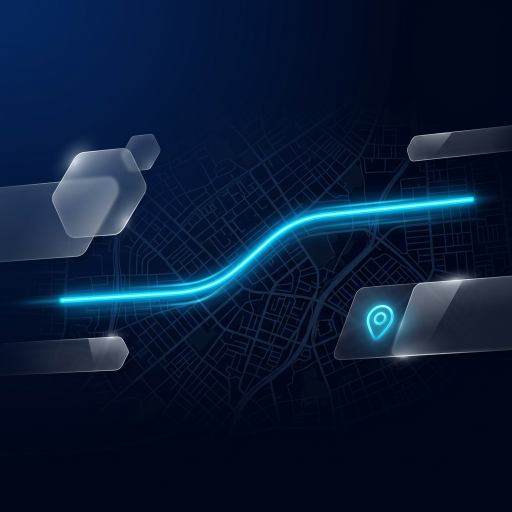
#> input picture store_assets/android/feature_graphic/feature_graphic.png, 1024 x 1024 px, found by its file name (shown at 1/2 size)
$ python fix_graphic.py
#> lines starting #> are read from the running program, lines starting #| are printed output that depends on the picture
from PIL import Image

# 1. Load the original background
bg = Image.open('store_assets/android/feature_graphic/feature_graphic.png').convert("RGBA")
bg_w, bg_h = bg.size
#> bg_w = 1024; bg_h = 1024

# 2. The Play Store strictly requires 1024x500
target_w, target_h = 1024, 500

# Resize if the width is not 1024, but maintain aspect ratio for the crop
if bg_w != target_w:
    ratio = target_w / bg_w
    new_h = int(bg_h * ratio)
    bg = bg.resize((target_w, new_h), Image.Resampling.LANCZOS)
    bg_w, bg_h = bg.size

# Crop the center 500 pixels vertically if it's too tall (like the 1024x1024 one)
if bg_h > target_h:
    top = (bg_h - target_h) // 2
#> top = 262
    bottom = top + target_h
#> bottom = 762
    bg = bg.crop((0, top, target_w, bottom))
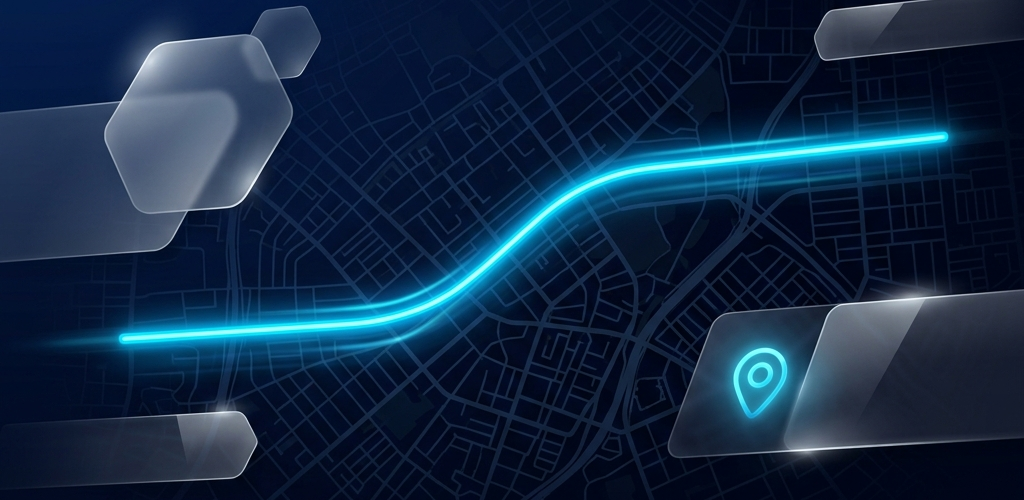
#> bg: PIL image 1024x500 RGBA; mean R, G, B, A 18.8, 41.9, 68.4, 255
elif bg_h < target_h:
    # If it's too short, we create a new 1024x500 canvas and paste it in the center
    new_bg = Image.new("RGBA", (target_w, target_h), (0,0,0,255))
    top = (target_h - bg_h) // 2
    new_bg.paste(bg, (0, top))
    bg = new_bg

# 3. Load and resize the logo
#> (the run stopped early here; a loop or call above may not have finished)
